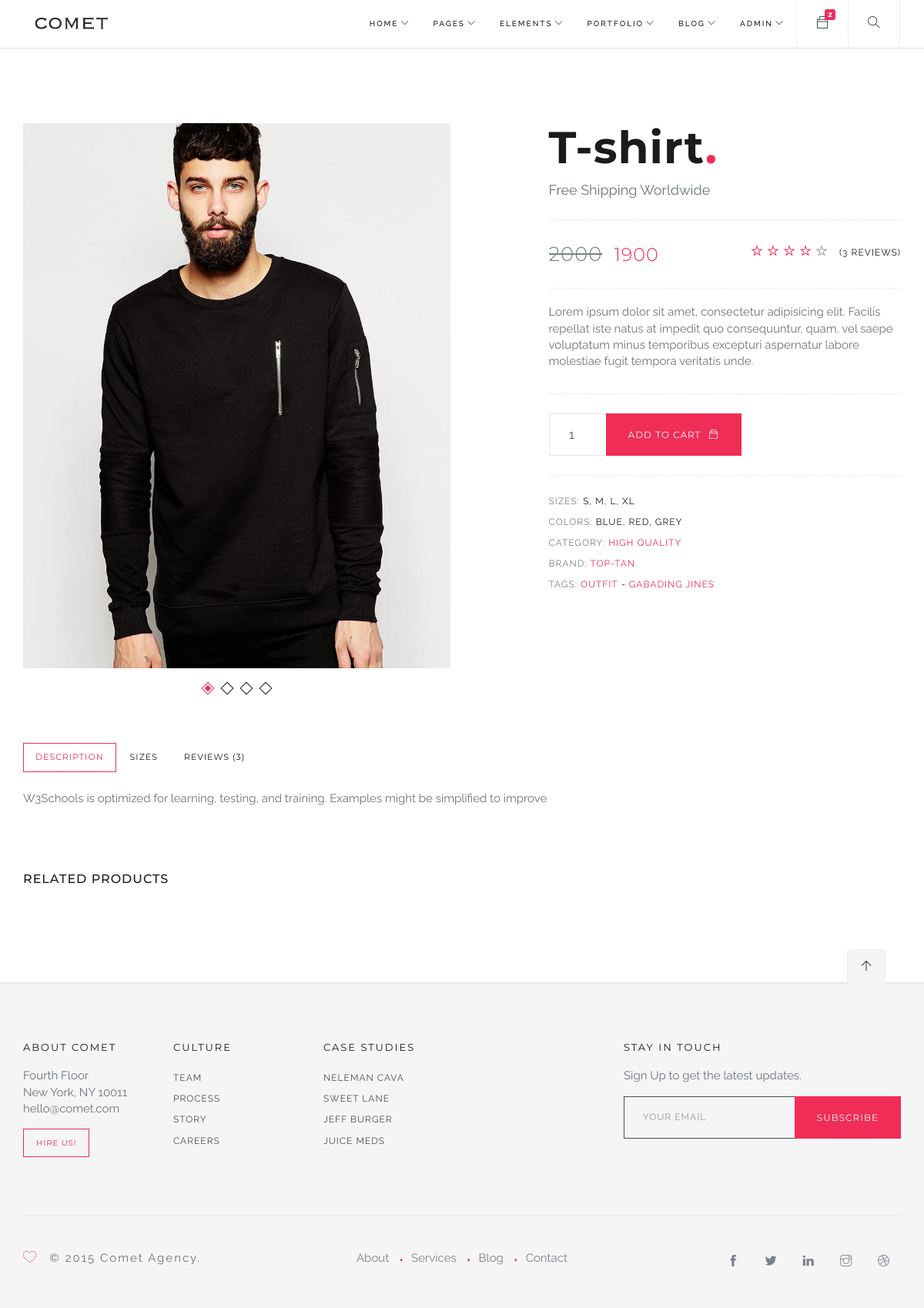
Page /shop-single.php?id=5 on the committed database.
### tables this page shows
CREATE TABLE `product_info` (
  `id` int(5) NOT NULL,
  `product_name` varchar(50) DEFAULT NULL,
  `product_discription` varchar(100) DEFAULT NULL,
  `brand` varchar(20) DEFAULT NULL,
  `tag` varchar(20) DEFAULT NULL,
  `regular_price` int(10) DEFAULT NULL,
  `sell_price` int(10) DEFAULT NULL,
  `category` varchar(20) DEFAULT NULL,
  `photo` varchar(100) DEFAULT NULL
);

### shop-single.php (the view, shortened to what this page needs)
<?php include_once 'apps/db.php'; ?>
<!DOCTYPE html>
<html lang="en">
<head>
    <link rel="stylesheet" href="css/bundle.css">
    <link rel="stylesheet" href="css/style.css">
  </head>
  <body>
    <header id="topnav">
      <div class="container">
        <div class="logo">
          <a href="index-2.html">
            <img src="images/logo_dark.png" alt="" class="logo-dark">
          </a>
        </div>
        <div class="menu-extras">
          <div class="menu-item">
            <div class="cart">
              <a href="#">
                <i class="ti-bag"></i><span class="cart-number">2</span>
              </a>
            </div>
          </div>
          <div class="menu-item">
            <div class="search">
              <a href="#">
                <i class="ti-search"></i>
              </a>
            </div>
          </div>
        </div>
        <div id="navigation">
          <ul class="navigation-menu">
            <li class="has-submenu">
              <a href="#">Home</a>
            </li>
            <li class="has-submenu">
              <a href="#">Pages</a>
            </li>
            <li class="has-submenu">
              <a href="#">Elements</a>
            </li>
            <li class="has-submenu">
              <a href="#">Portfolio</a>
            </li>
            <li class="has-submenu">
              <a href="#">Blog</a>
            </li>
            <li class="has-submenu">
              <a href="#">Admin</a>
            </li>
          </ul>
        </div>
      </div>
    </header>
    <section>
      <div class="container">
        <?php
            $val = $_GET['id'];
            list($id, $pro) = explode(":", $val);
            $sql = "SELECT * FROM product_info WHERE id='$id'";
            $data = $connection -> query($sql);
            $fdata = $data -> fetch_assoc();
         ?>
        <div class="single-product-details">
          <div class="row">
            <div class="col-md-6">
              <div data-options="{&quot;animation&quot;: &quot;slide&quot;, &quot;controlNav&quot;: true}" class="flexslider nav-inside control-nav-dark">
                <ul class="slides">
                  <li>
                    <img src="photos/<?php echo $fdata['photo']; ?>" alt="">
                  </li>
                </ul>
              </div>
            </div>
            <div class="col-md-5 col-md-offset-1">
              <div class="title mt-0">
                <h2><?php echo $fdata['product_name']; ?><span class="red-dot"></span></h2>
                <p class="m-0">Free Shipping Worldwide</p>
              </div>
              <div class="single-product-price">
                <div class="row">
                  <div class="col-xs-6">
                    <h3><del><?php echo $fdata['regular_price']; ?></del><span><?php echo $fdata['sell_price']; ?></span></h3>
                  </div>
                  <div class="col-xs-6 text-right"><span class="rating-stars">              <i class="ti-star full"></i><i class="ti-star full"></i><i class="ti-star full"></i><i class="ti-star full"></i><i class="ti-star"></i><span class="hidden-xs">(3 Reviews)</span></span>
                  </div>
                </div>
              </div>
              <div class="single-product-desc">
                <p>Lorem ipsum dolor sit amet, consectetur adipisicing elit. Facilis repellat iste natus at impedit quo consequuntur, quam, vel saepe voluptatum minus temporibus excepturi aspernatur labore molestiae fugit tempora veritatis unde.</p>
              </div>
              <div class="single-product-add">
                <form action="#" class="inline-form">
                  <div class="input-group">
                    <input type="number" placeholder="QTY" value="1" min="1" class="form-control"><span class="input-group-btn"><button type="button" class="btn btn-color">Add to Cart<i class="ti-bag"></i></button></span>
                  </div>
                </form>
              </div>
              <div class="single-product-list">
                <ul>
                  <li><span>Sizes:</span> S, M, L, XL</li>
                  <li><span>Colors:</span> Blue, Red, Grey</li>
                  <li><span>Category:</span><a href="#"><?php echo $fdata['category']; ?></a>
                  <li><span>Brand:</span><a href="#"><?php echo $fdata['brand']; ?></a>
                  </li>
                  <li><span>Tags:</span><a href="#">Outfit</a>-<a href="#"><?php echo $fdata['tag']; ?></a>
                  </li>
                </ul>
              </div>
            </div>
          </div>
        </div>
        <div class="product-tabs">
          <ul role="tablist" class="nav nav-tabs">
            <li role="presentation" class="active"><a href="#first-tab" role="tab" data-toggle="tab">Description</a>
            </li>
            <li role="presentation"><a href="#second-tab" role="tab" data-toggle="tab">Sizes</a>
            </li>
            <li role="presentation"><a href="#third-tab" role="tab" data-toggle="tab">Reviews (3)</a>
            </li>
          </ul>
          <div class="tab-content">
            <div id="first-tab" role="tabpanel" class="tab-pane active">
              <p><?php echo $fdata['product_discription']; ?></p>
            </div>
          </div>
        </div>
        <div class="related-products">
          <h5 class="upper">Related Products</h5>
        </div>
      </div>
    </section>
    <footer id="footer-widgets">
      <div class="container">
        <div class="go-top">
          <a href="#top">
            <i class="ti-arrow-up"></i>
          </a>
        </div>
        <div class="row">
          <div class="col-md-6 ov-h">
            <div class="row">
              <div class="col-sm-4">
                <div class="widget">
                  <h6 class="upper">About Comet</h6>
                  <p>
                    <span>Fourth Floor</span>
                    <span>New York, NY 10011</span>
                    <span>hello@comet.com</span>
                  </p><a href="#" class="btn btn-color-out btn-sm">Hire Us!</a>
                </div>
              </div>
              <div class="col-sm-4">
                <div class="widget">
                  <h6 class="upper">Culture</h6>
                  <ul class="list-unstyled">
                    <li>
                      <a href="#">Team</a>
                    </li>
                    <li>
                      <a href="#">Process</a>
                    </li>
                    <li>
                      <a href="#">Story</a>
                    </li>
                    <li>
                      <a href="#">Careers</a>
                    </li>
                  </ul>
                </div>
              </div>
              <div class="col-sm-4">
                <div class="widget">
                  <h6 class="upper">Case Studies</h6>
                  <ul class="list-unstyled">
                    <li>
                      <a href="portfolio-single-1.html">Neleman Cava</a>
                    </li>
                    <li>
                      <a href="portfolio-single-2.html">Sweet Lane</a>
                    </li>
                    <li>
                      <a href="portfolio-single-3.html">Jeff Burger</a>
                    </li>
                    <li>
                      <a href="portfolio-single-1.html">Juice Meds</a>
                    </li>
                  </ul>
                </div>
              </div>
            </div>
          </div>
          <div class="col-md-4 col-md-offset-2">
            <div class="row">
              <div class="col-md-12">
                <div class="widget">
                  <h6 class="upper">Stay in touch</h6>
                  <p>Sign Up to get the latest updates.</p>
                  <div class="footer-newsletter">
                    <form data-mailchimp="true" class="inline-form">
                      <div class="input-group">
                        <input type="email" name="email" placeholder="Your Email" class="form-control"><span class="input-group-btn"><button type="submit" data-loading-text="Loading..." class="btn btn-color">Subscribe</button></span>
                      </div>
                    </form>
                  </div>
                </div>
              </div>
            </div>
          </div>
        </div>
      </div>
    </footer>
    <footer id="footer">
      <div class="container">
        <div class="footer-wrap">
          <div class="row">
            <div class="col-md-4">
              <div class="copy-text">
                <p><i class="icon-heart red mr-15"></i>© 2015 Comet Agency.</p>
              </div>
            </div>
            <div class="col-md-4">
              <ul class="list-inline">
                <li>
                  <a href="#">About</a>
                </li>
                <li>
                  <a href="#">Services</a>
                </li>
                <li>
                  <a href="#">Blog</a>
                </li>
                <li>
                  <a href="#">Contact</a>
                </li>
              </ul>
            </div>
            <div class="col-md-4">
              <div class="footer-social">
                <ul>
                  <li>
                    <a target="_blank" href="#"><i class="ti-facebook"></i></a>
                  </li>
                  <li>
                    <a target="_blank" href="#"><i class="ti-twitter-alt"></i></a>
                  </li>
                  <li>
                    <a target="_blank" href="#"><i class="ti-linkedin"></i></a>
                  </li>
                  <li>
                    <a target="_blank" href="#"><i class="ti-instagram"></i></a>
                  </li>
                  <li>
                    <a target="_blank" href="#"><i class="ti-dribbble"></i></a>
                  </li>
                </ul>
              </div>
            </div>
          </div>
        </div>
      </div>
    </footer>
  </body>
</html>

### rows in the picture
product_info: photo (picture), product_name "T-shirt", regular_price "2000", sell_price "1900", category "HIGH QUALITY", brand "TOP-TAN", tag "GABADING JINES", product_discription "W3Schools is optimized for learning, testing, and training. Examples might be simplified to improve"
